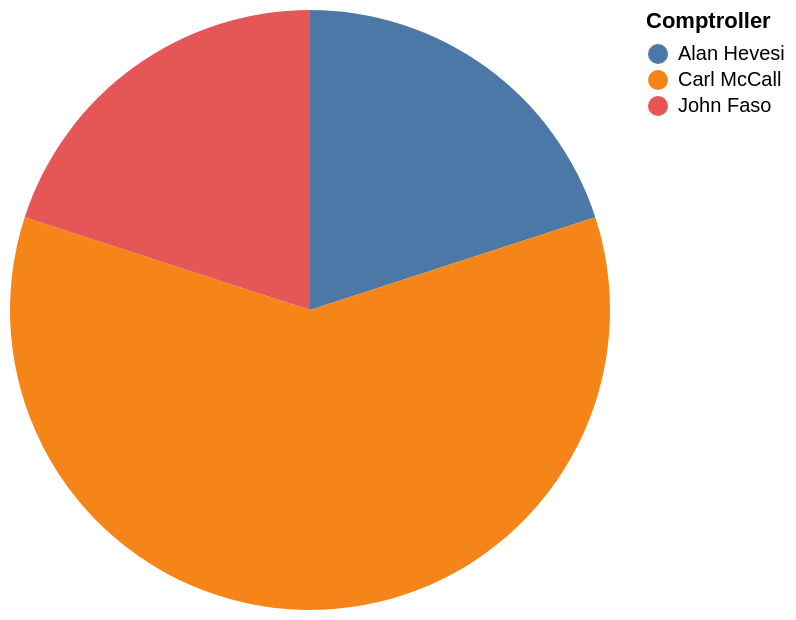

Vega-Lite specification for this chart:
### Vega-Lite specification from a JSON file in a GitHub repository (floating-point values rounded to 4 significant figures)
{"data": {"values": [{"x_data": "Alan Hevesi", "y_data": 1}, {"x_data": "Carl McCall", "y_data": 3}, {"x_data": "John Faso", "y_data": 1}]}, "mark": "arc", "encoding": {"theta": {"field": "y_data", "type": "quantitative", "title": "COUNT(Comptroller)"}, "color": {"field": "x_data", "type": "nominal", "title": "Comptroller"}}}
